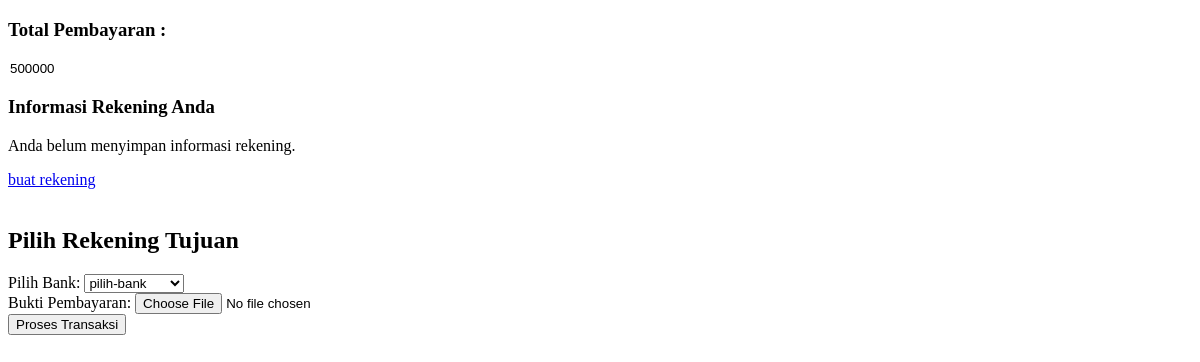
Before: /pages/pembayaran.php (signed in) with the older database file.
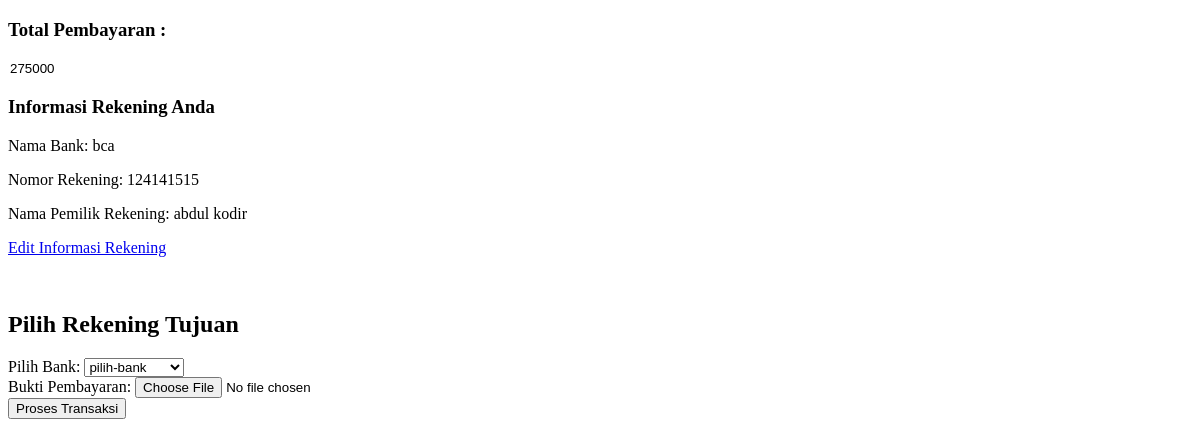
After: the same page with the newer database file.
### tables this page shows
CREATE TABLE `pesanan` (
  `id_pesanan` int(11) NOT NULL,
  `id_pelanggan` int(11) NOT NULL,
  `total_pembayaran` int(11) NOT NULL,
  `tanggal_pesanan` datetime DEFAULT NULL,
  `status_pesanan` enum('keranjang','belum dibayar','sudah dibayar','diproses','dikirim','selesai','dibatalkan') NOT NULL
);

CREATE TABLE `rekening_user` (
  `id_rekening` int(11) NOT NULL,
  `id_pelanggan` int(11) NOT NULL,
  `nama_rekening` varchar(255) NOT NULL,
  `nama_bank` varchar(255) NOT NULL,
  `no_rekening` int(11) NOT NULL
);

### util/loginSession.php (called while the page is built, shortened)
<?php
if(!isset($_SESSION['logged'])){
    echo "<script>
        alert('Anda Belum Login Broo');
        document.location.href = '../pages/login.php';
    </script>";
}else{
    if (isset($_SESSION['username'])) {
        $id_akun  = $_SESSION['id_akun'];
    } else {
        echo "<script>
                alert('Akun Tidak Ditemukan');
                document.location.href = '../pages/login.php';
            </script>";
    }
}
?>

### pages/pembayaran.php (the view, shortened to what this page needs)
<?php
require "../util/loginSession.php";
require "../util/koneksi.php";
$queryselect = "SELECT * FROM pesanan
where id_pelanggan = $id_akun AND status_pesanan='belum dibayar'";
$pesanan=mysqli_query($conn, $queryselect);
$array_pesanan =[];
while($row=mysqli_fetch_assoc($pesanan)){
    $array_pesanan[] =$row;
}
$query_select_rekening = "SELECT * FROM rekening_user WHERE id_pelanggan = $id_akun";
$result_select_rekening = mysqli_query($conn, $query_select_rekening);
$nama_bank = "";
$no_rekening = "";
$nama_rekening = "";
if(mysqli_num_rows($result_select_rekening) > 0) {
    $row_rekening = mysqli_fetch_assoc($result_select_rekening);
    $nama_bank = $row_rekening['nama_bank'];
    $no_rekening = $row_rekening['no_rekening'];
    $nama_rekening = $row_rekening['nama_rekening'];
}
?>
<!DOCTYPE html>
<html lang="en">
<head>
</head>
<body>
    <div class="detail-pembayaran">
        <h3>Total Pembayaran :</h3>
        <input type="number" name="total-pembayaran" value="<?= $array_pesanan[0]['total_pembayaran']; ?>" readonly>
    </div>
    <div class="rekening-pengguna">
        <h3>Informasi Rekening Anda</h3>
        <?php if(empty($nama_bank) || empty($no_rekening) || empty($nama_rekening)) : ?>
            <p>Anda belum menyimpan informasi rekening.</p>
            <a href="tambah_rekening.php">buat rekening</a>
        <?php else : ?>
            <p>Nama Bank: <?= $nama_bank; ?></p>
            <p>Nomor Rekening: <?= $no_rekening; ?></p>
            <p>Nama Pemilik Rekening: <?= $nama_rekening; ?></p>
            <p><a href="edit_rekening.php">Edit Informasi Rekening</a></p>
        <?php endif; ?>
    </div>
    <br>
    <div class="rekening-tujuan">
        <h2>Pilih Rekening Tujuan</h2>
        <label for="bank-select">Pilih Bank:</label>
            <select id="bank-select" name="rekening_tujuan" onchange="showRekeningInfo()">
                <option value="" disabled selected>pilih-bank</option>
            </select>
    </div>
    <div class="form-pembayaran">
        <form action="" method="post" enctype="multipart/form-data">
            <label for="bukti-pembayaran">Bukti Pembayaran:</label>
            <input type="file" id="bukti-pembayaran" name="bukti_pembayaran" accept="image/*" required>
            <br>
            <button type="submit">Proses Transaksi</button>
        </form>
    </div>
</body>
</html>

Changed rows visible on the page:
removed pesanan: total-pembayaran "500000"
added pesanan: total-pembayaran "275000"
added rekening_user: nama_bank "bca", no_rekening "124141515", nama_rekening "abdul kodir"
Other visible differences:
text no longer shown: "Anda belum menyimpan informasi rekening. buat rekening"
text now shown: "Nama Bank: Nomor Rekening: Nama Pemilik Rekening: Edit Informasi Rekening"
